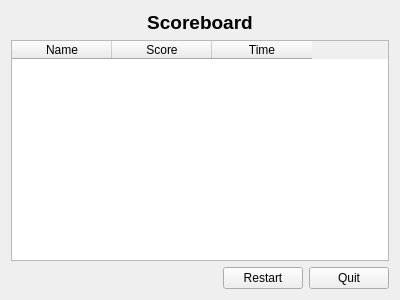
<?xml version="1.0" encoding="UTF-8"?>
<ui version="4.0">
 <class>ScoreBoard</class>
 <widget class="QWidget" name="ScoreBoard">
  <property name="geometry">
   <rect>
    <x>0</x>
    <y>0</y>
    <width>400</width>
    <height>300</height>
   </rect>
  </property>
  <property name="windowTitle">
   <string>Form</string>
  </property>
  <layout class="QVBoxLayout" name="verticalLayout">
   <item>
    <widget class="QLabel" name="label">
     <property name="font">
      <font>
       <pointsize>14</pointsize>
       <weight>75</weight>
       <bold>true</bold>
      </font>
     </property>
     <property name="text">
      <string>Scoreboard</string>
     </property>
     <property name="alignment">
      <set>Qt::AlignCenter</set>
     </property>
    </widget>
   </item>
   <item>
    <widget class="QTableWidget" name="scores">
     <column>
      <property name="text">
       <string>Name</string>
      </property>
     </column>
     <column>
      <property name="text">
       <string>Score</string>
      </property>
     </column>
     <column>
      <property name="text">
       <string>Time</string>
      </property>
     </column>
    </widget>
   </item>
   <item>
    <layout class="QHBoxLayout" name="horizontalLayout">
     <item>
      <spacer name="horizontalSpacer">
       <property name="orientation">
        <enum>Qt::Horizontal</enum>
       </property>
       <property name="sizeHint" stdset="0">
        <size>
         <width>40</width>
         <height>20</height>
        </size>
       </property>
      </spacer>
     </item>
     <item>
      <widget class="QPushButton" name="restartButton">
       <property name="text">
        <string>Restart</string>
       </property>
      </widget>
     </item>
     <item>
      <widget class="QPushButton" name="quitButton">
       <property name="text">
        <string>Quit</string>
       </property>
      </widget>
     </item>
    </layout>
   </item>
  </layout>
 </widget>
 <resources/>
 <connections>
  <connection>
   <sender>restartButton</sender>
   <signal>clicked()</signal>
   <receiver>ScoreBoard</receiver>
   <slot>restartClicked()</slot>
   <hints>
    <hint type="sourcelabel">
     <x>249</x>
     <y>272</y>
    </hint>
    <hint type="destinationlabel">
     <x>214</x>
     <y>291</y>
    </hint>
   </hints>
  </connection>
  <connection>
   <sender>quitButton</sender>
   <signal>clicked()</signal>
   <receiver>ScoreBoard</receiver>
   <slot>quitClicked()</slot>
   <hints>
    <hint type="sourcelabel">
     <x>363</x>
     <y>282</y>
    </hint>
    <hint type="destinationlabel">
     <x>332</x>
     <y>294</y>
    </hint>
   </hints>
  </connection>
 </connections>
 <slots>
  <slot>restartClicked()</slot>
  <slot>quitClicked()</slot>
 </slots>
</ui>
